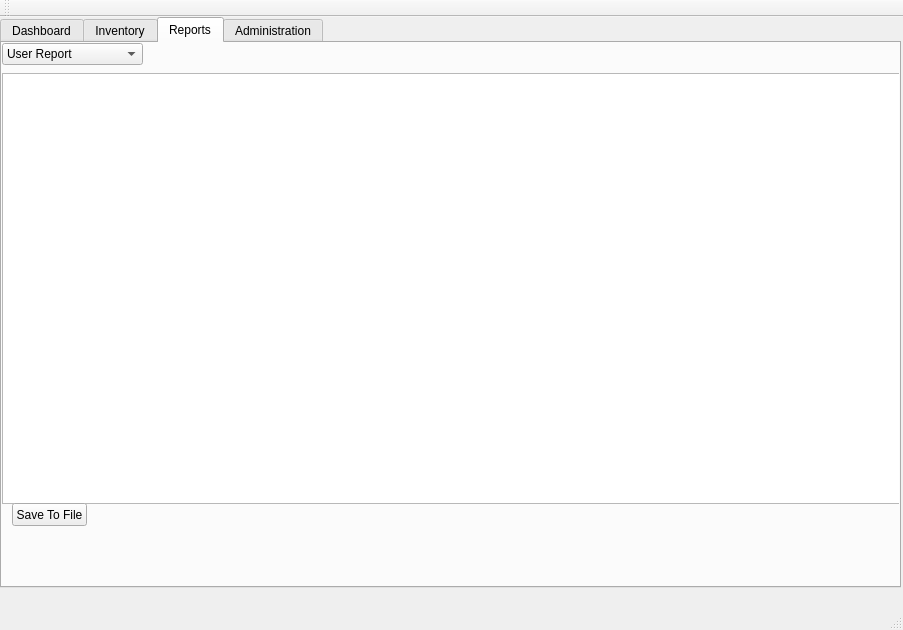
<?xml version="1.0" encoding="UTF-8"?>
<ui version="4.0">
 <class>HomePage</class>
 <widget class="QMainWindow" name="HomePage">
  <property name="geometry">
   <rect>
    <x>0</x>
    <y>0</y>
    <width>903</width>
    <height>630</height>
   </rect>
  </property>
  <property name="windowTitle">
   <string>HomePage</string>
  </property>
  <widget class="QWidget" name="centralWidget">
   <widget class="QTabWidget" name="tabWidget">
    <property name="geometry">
     <rect>
      <x>0</x>
      <y>0</y>
      <width>901</width>
      <height>571</height>
     </rect>
    </property>
    <property name="currentIndex">
     <number>2</number>
    </property>
    <widget class="QWidget" name="Dashboard">
     <property name="toolTip">
      <string>&lt;html&gt;&lt;head/&gt;&lt;body&gt;&lt;p&gt;Dashboard&lt;/p&gt;&lt;/body&gt;&lt;/html&gt;</string>
     </property>
     <attribute name="title">
      <string>Dashboard</string>
     </attribute>
     <widget class="QLabel" name="MTDLabel">
      <property name="geometry">
       <rect>
        <x>20</x>
        <y>30</y>
        <width>281</width>
        <height>41</height>
       </rect>
      </property>
      <property name="font">
       <font>
        <pointsize>20</pointsize>
        <weight>75</weight>
        <bold>true</bold>
       </font>
      </property>
      <property name="lineWidth">
       <number>1</number>
      </property>
      <property name="text">
       <string>Month To Date</string>
      </property>
     </widget>
     <widget class="QLabel" name="OrdersLabel">
      <property name="geometry">
       <rect>
        <x>30</x>
        <y>100</y>
        <width>61</width>
        <height>16</height>
       </rect>
      </property>
      <property name="font">
       <font>
        <pointsize>12</pointsize>
       </font>
      </property>
      <property name="text">
       <string>Orders</string>
      </property>
     </widget>
     <widget class="QLabel" name="ProfitLabel">
      <property name="geometry">
       <rect>
        <x>30</x>
        <y>160</y>
        <width>47</width>
        <height>13</height>
       </rect>
      </property>
      <property name="font">
       <font>
        <pointsize>12</pointsize>
       </font>
      </property>
      <property name="text">
       <string>Sales</string>
      </property>
     </widget>
     <widget class="QListWidget" name="OutOfStockList">
      <property name="geometry">
       <rect>
        <x>30</x>
        <y>310</y>
        <width>671</width>
        <height>192</height>
       </rect>
      </property>
     </widget>
     <widget class="QLabel" name="OutOfStockLabel">
      <property name="geometry">
       <rect>
        <x>30</x>
        <y>230</y>
        <width>281</width>
        <height>41</height>
       </rect>
      </property>
      <property name="font">
       <font>
        <pointsize>20</pointsize>
        <weight>75</weight>
        <bold>true</bold>
       </font>
      </property>
      <property name="lineWidth">
       <number>1</number>
      </property>
      <property name="text">
       <string>Out of Stock Items</string>
      </property>
     </widget>
     <widget class="QLabel" name="OrderDisplay">
      <property name="geometry">
       <rect>
        <x>110</x>
        <y>100</y>
        <width>141</width>
        <height>16</height>
       </rect>
      </property>
      <property name="font">
       <font>
        <pointsize>12</pointsize>
       </font>
      </property>
      <property name="text">
       <string>Order Display</string>
      </property>
     </widget>
     <widget class="QLabel" name="SalesDisplay">
      <property name="geometry">
       <rect>
        <x>100</x>
        <y>160</y>
        <width>91</width>
        <height>16</height>
       </rect>
      </property>
      <property name="font">
       <font>
        <pointsize>12</pointsize>
       </font>
      </property>
      <property name="text">
       <string>SalesDisplay</string>
      </property>
     </widget>
     <widget class="QLabel" name="OverheadLabel">
      <property name="geometry">
       <rect>
        <x>400</x>
        <y>30</y>
        <width>281</width>
        <height>41</height>
       </rect>
      </property>
      <property name="font">
       <font>
        <pointsize>20</pointsize>
        <weight>75</weight>
        <bold>true</bold>
       </font>
      </property>
      <property name="lineWidth">
       <number>1</number>
      </property>
      <property name="text">
       <string>Overhead</string>
      </property>
     </widget>
     <widget class="QLabel" name="ValueLabel">
      <property name="geometry">
       <rect>
        <x>420</x>
        <y>100</y>
        <width>61</width>
        <height>16</height>
       </rect>
      </property>
      <property name="font">
       <font>
        <pointsize>12</pointsize>
       </font>
      </property>
      <property name="text">
       <string>Value</string>
      </property>
     </widget>
     <widget class="QLabel" name="OverheadCostLabel">
      <property name="geometry">
       <rect>
        <x>420</x>
        <y>150</y>
        <width>61</width>
        <height>16</height>
       </rect>
      </property>
      <property name="font">
       <font>
        <pointsize>12</pointsize>
       </font>
      </property>
      <property name="text">
       <string>Cost</string>
      </property>
     </widget>
     <widget class="QLabel" name="OverheadNetLabel">
      <property name="geometry">
       <rect>
        <x>420</x>
        <y>200</y>
        <width>61</width>
        <height>16</height>
       </rect>
      </property>
      <property name="font">
       <font>
        <pointsize>12</pointsize>
       </font>
      </property>
      <property name="text">
       <string>Net</string>
      </property>
     </widget>
    </widget>
    <widget class="QWidget" name="Inventory">
     <attribute name="title">
      <string>Inventory</string>
     </attribute>
     <widget class="QTableView" name="inventoryTable">
      <property name="geometry">
       <rect>
        <x>0</x>
        <y>0</y>
        <width>901</width>
        <height>371</height>
       </rect>
      </property>
     </widget>
     <widget class="QPushButton" name="addRecord">
      <property name="geometry">
       <rect>
        <x>10</x>
        <y>390</y>
        <width>75</width>
        <height>23</height>
       </rect>
      </property>
      <property name="text">
       <string>Add Item</string>
      </property>
     </widget>
     <widget class="QPushButton" name="removeRecord">
      <property name="geometry">
       <rect>
        <x>100</x>
        <y>390</y>
        <width>75</width>
        <height>23</height>
       </rect>
      </property>
      <property name="text">
       <string>Remove Item</string>
      </property>
     </widget>
    </widget>
    <widget class="QWidget" name="Reports">
     <attribute name="title">
      <string>Reports</string>
     </attribute>
     <widget class="QTableView" name="reportsTable">
      <property name="geometry">
       <rect>
        <x>0</x>
        <y>30</y>
        <width>901</width>
        <height>431</height>
       </rect>
      </property>
     </widget>
     <widget class="QComboBox" name="ReportsDropDown">
      <property name="geometry">
       <rect>
        <x>0</x>
        <y>0</y>
        <width>141</width>
        <height>22</height>
       </rect>
      </property>
      <item>
       <property name="text">
        <string>User Report</string>
       </property>
      </item>
      <item>
       <property name="text">
        <string>Order Report</string>
       </property>
      </item>
     </widget>
     <widget class="QPushButton" name="SaveToFile">
      <property name="geometry">
       <rect>
        <x>10</x>
        <y>460</y>
        <width>75</width>
        <height>23</height>
       </rect>
      </property>
      <property name="text">
       <string>Save To File</string>
      </property>
     </widget>
    </widget>
    <widget class="QWidget" name="Administration">
     <attribute name="title">
      <string>Administration</string>
     </attribute>
    </widget>
   </widget>
  </widget>
  <widget class="QMenuBar" name="menuBar">
   <property name="geometry">
    <rect>
     <x>0</x>
     <y>0</y>
     <width>903</width>
     <height>21</height>
    </rect>
   </property>
  </widget>
  <widget class="QToolBar" name="mainToolBar">
   <attribute name="toolBarArea">
    <enum>TopToolBarArea</enum>
   </attribute>
   <attribute name="toolBarBreak">
    <bool>false</bool>
   </attribute>
  </widget>
  <widget class="QStatusBar" name="statusBar"/>
  <action name="actionExit">
   <property name="text">
    <string>Exit</string>
   </property>
  </action>
 </widget>
 <layoutdefault spacing="6" margin="11"/>
 <resources/>
 <connections/>
</ui>
